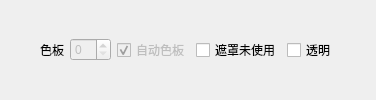
           <widget class="QWidget" name="widget_6" native="true">
            <layout class="QHBoxLayout" name="horizontalLayout_6">
             <property name="leftMargin">
              <number>0</number>
             </property>
             <property name="topMargin">
              <number>0</number>
             </property>
             <property name="rightMargin">
              <number>0</number>
             </property>
             <property name="bottomMargin">
              <number>0</number>
             </property>
             <item>
              <spacer name="horizontalSpacer_7">
               <property name="orientation">
                <enum>Qt::Horizontal</enum>
               </property>
               <property name="sizeHint" stdset="0">
                <size>
                 <width>40</width>
                 <height>20</height>
                </size>
               </property>
              </spacer>
             </item>
             <item>
              <widget class="QLabel" name="label">
               <property name="text">
                <string>色板</string>
               </property>
              </widget>
             </item>
             <item>
              <widget class="QSpinBox" name="spinBox_TilePalNo">
               <property name="enabled">
                <bool>false</bool>
               </property>
               <property name="maximum">
                <number>15</number>
               </property>
              </widget>
             </item>
             <item>
              <widget class="QCheckBox" name="checkBox_TilesAutoPal">
               <property name="enabled">
                <bool>false</bool>
               </property>
               <property name="text">
                <string>自动色板</string>
               </property>
               <property name="checked">
                <bool>true</bool>
               </property>
              </widget>
             </item>
             <item>
              <widget class="QCheckBox" name="checkBox_maskNoUseTile">
               <property name="text">
                <string>遮罩未使用</string>
               </property>
              </widget>
             </item>
             <item>
              <widget class="QCheckBox" name="checkBox_showTilesAlpha">
               <property name="text">
                <string>透明</string>
               </property>
              </widget>
             </item>
             <item>
              <spacer name="horizontalSpacer_8">
               <property name="orientation">
                <enum>Qt::Horizontal</enum>
               </property>
               <property name="sizeHint" stdset="0">
                <size>
                 <width>40</width>
                 <height>20</height>
                </size>
               </property>
              </spacer>
             </item>
            </layout>
           </widget>
